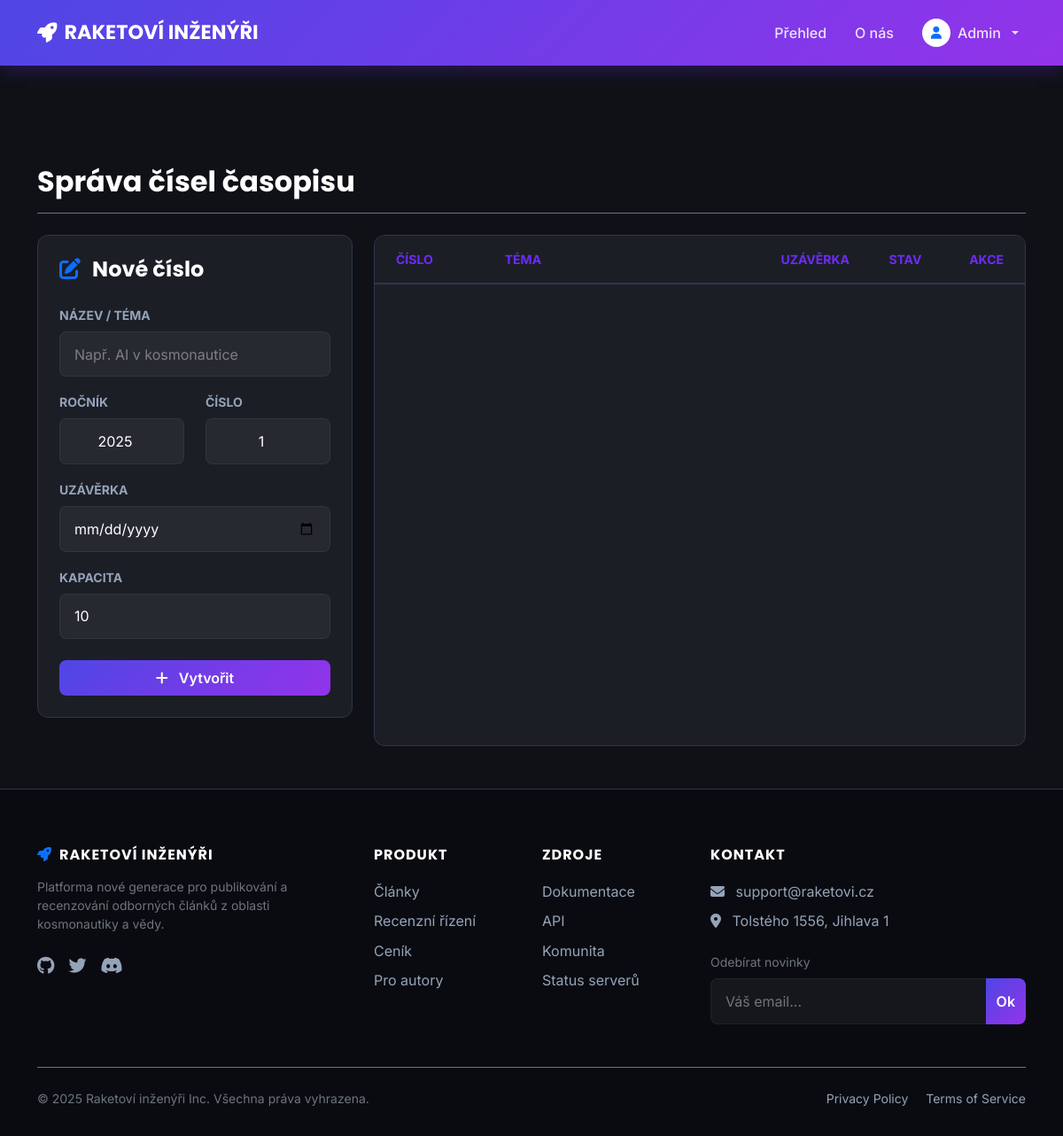
Page /manage_issues.php (signed in) on the earlier database version.
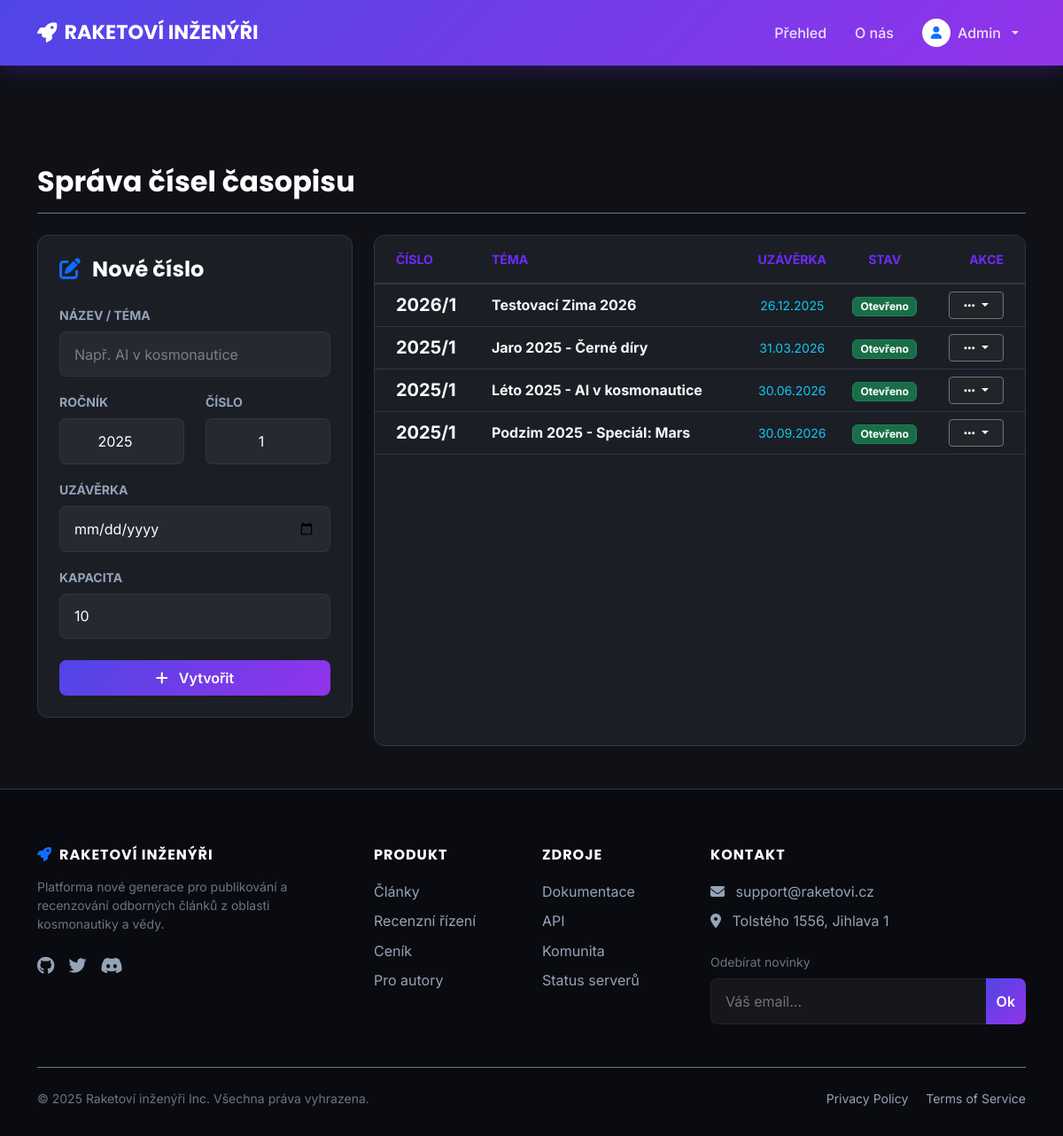
Same page on the later database version.
### tables this page shows
CREATE TABLE `issues` (
  `id` int(11) NOT NULL,
  `nazev` varchar(255) NOT NULL,
  `rocnik` int(11) NOT NULL DEFAULT 2025,
  `cislo` int(11) NOT NULL DEFAULT 1,
  `deadline` date NOT NULL,
  `max_capacity` int(11) NOT NULL DEFAULT 10,
  `status` enum('open','closed','published') NOT NULL DEFAULT 'open'
);

### manage_issues.php (the view, shortened to what this page needs)
<?php
require 'db_connect.php';
require 'header.php';
$editMode = false;
$editData = [];
$result = $db_connection->query("SELECT * FROM issues ORDER BY rocnik DESC, cislo DESC");
function getIssueBadge($status) {
    if ($status === 'open') return '<span class="badge bg-success bg-opacity-75 border border-success px-2 py-1">Otevřeno</span>';
    return $status;
}
?>
<div class="container mt-5 mb-5">
    <div class="d-flex justify-content-between align-items-center mb-4 border-bottom border-secondary pb-3 flex-wrap gap-3">
        <h2 class="text-white mb-0">Správa čísel časopisu</h2>
    </div>
    <div class="row g-4">
        <div class="col-lg-4 order-lg-1 order-2">
            <div class="article-card p-4 sticky-top" style="top: 100px; z-index: 1;">
                <h4 class="text-white mb-4">
                    <i class="fa-solid fa-pen-to-square me-2 text-primary"></i>
                    <?= $editMode ? 'Upravit údaje' : 'Nové číslo' ?>
                </h4>
                <form method="POST">
                    <div class="mb-3">
                        <label class="form-label text-muted small fw-bold">NÁZEV / TÉMA</label>
                        <input type="text" name="nazev" class="form-control" required
                               placeholder="Např. AI v kosmonautice"
                               value="<?= htmlspecialchars($editData['nazev'] ?? '') ?>">
                    </div>
                    <div class="row">
                        <div class="col-6 mb-3">
                            <label class="form-label text-muted small fw-bold">ROČNÍK</label>
                            <input type="number" name="rocnik" class="form-control text-center" required
                                   value="<?= $editData['rocnik'] ?? date('Y') ?>">
                        </div>
                        <div class="col-6 mb-3">
                            <label class="form-label text-muted small fw-bold">ČÍSLO</label>
                            <input type="number" name="cislo" class="form-control text-center" required
                                   value="<?= $editData['cislo'] ?? 1 ?>">
                        </div>
                    </div>
                    <div class="mb-3">
                        <label class="form-label text-muted small fw-bold">UZÁVĚRKA</label>
                        <input type="date" name="deadline" class="form-control" required
                               value="<?= $editData['deadline'] ?? '' ?>">
                    </div>
                    <div class="mb-4">
                        <label class="form-label text-muted small fw-bold">KAPACITA</label>
                        <input type="number" name="max_capacity" class="form-control" required
                               value="<?= $editData['max_capacity'] ?? 10 ?>">
                    </div>
                    <button type="submit" class="btn btn-primary w-100 py-2">
                        <?= $editMode ? 'Uložit změny' : '<i class="fa-solid fa-plus me-2"></i> Vytvořit' ?>
                    </button>
                </form>
            </div>
        </div>
        <div class="col-lg-8 order-lg-2 order-1">
            <div class="article-card p-0 h-100">
                <div class="table-responsive">
                    <table class="table mb-0 align-middle table-hover">
                        <thead>
                            <tr class="text-uppercase small text-secondary" style="background: rgba(255,255,255,0.02);">
                                <th class="ps-4 py-3" style="min-width: 100px;">Číslo</th>
                                <th class="py-3" style="width: 40%;">Téma</th>
                                <th class="py-3 text-center">Uzávěrka</th>
                                <th class="py-3 text-center">Stav</th>
                                <th class="pe-4 py-3 text-end">Akce</th>
                            </tr>
                        </thead>
                        <tbody>
                            <?php while($row = $result->fetch_assoc()): ?>
                                <tr>
                                    <td class="ps-4">
                                        <div class="d-flex align-items-center">
                                            <span class="fs-5 fw-bold text-white me-2"><?= $row['rocnik'] ?>/<?= $row['cislo'] ?></span>
                                        </div>
                                    </td>
                                    <td class="fw-bold text-light text-break">
                                        <?= htmlspecialchars($row['nazev']) ?>
                                    </td>
                                    <td class="text-center text-info small text-nowrap">
                                        <?= date("d.m.Y", strtotime($row['deadline'])) ?>
                                    </td>
                                    <td class="text-center text-nowrap">
                                        <?= getIssueBadge($row['status']) ?>
                                    </td>
                                    <td class="pe-4 text-end">
                                        <div class="dropdown">
                                            <button class="btn btn-sm btn-dark border-secondary text-light dropdown-toggle px-3" type="button" data-bs-toggle="dropdown">
                                                <i class="fa-solid fa-ellipsis"></i>
                                            </button>
                                        </div>
                                    </td>
                                </tr>
                            <?php endwhile; ?>
                        </tbody>
                    </table>
                </div>
            </div>
        </div>
    </div>
</div>
<?php
require 'footer.php';
?>

### header.php (shortened to what this page needs)
<!DOCTYPE html>
<html lang="cs">
<head>
    <link rel="stylesheet" href="https://cdnjs.cloudflare.com/ajax/libs/font-awesome/6.4.0/css/all.min.css">
    <link href="https://cdn.jsdelivr.net/npm/bootstrap@5.3.8/dist/css/bootstrap.min.css" rel="stylesheet">
    <link rel="stylesheet" href="css/style.css?v=<?php echo time(); ?>">
</head>
<body>
    <?php if ($GLOBALS['use_nav'] ?? true): ?>
        <nav class="navbar navbar-expand-lg navbar-dark navbar-render sticky-top">
            <div class="container">
                <a class="navbar-brand d-flex align-items-center gap-2" href="index.php">
                    <i class="fa-solid fa-rocket"></i>
                    RAKETOVÍ INŽENÝŘI
                </a>
                <div id="navMenu" class="collapse navbar-collapse">
                    <ul class="navbar-nav ms-auto align-items-center gap-3">
                        <li class="nav-item"><a class="nav-link" href="index.php">Přehled</a></li>
                        <li class="nav-item"><a class="nav-link" href="#">O nás</a></li>
                        <?php if (isset($_SESSION['user_id'])): ?>
                            <li class="nav-item dropdown">
                                <a class="nav-link dropdown-toggle d-flex align-items-center gap-2" href="#" data-bs-toggle="dropdown">
                                    <div class="bg-white text-primary rounded-circle d-flex align-items-center justify-content-center" style="width: 32px; height: 32px;">
                                        <i class="fa-solid fa-user small"></i>
                                    </div>
                                    <span><?= htmlspecialchars($_SESSION['user_jmeno']) ?></span>
                                </a>
                            </li>
                        <?php endif; ?>
                    </ul>
                </div>
            </div>
        </nav>
    <?php endif; ?>

### footer.php (shortened to what this page needs)
<?php if ($GLOBALS['use_foot'] ?? true): ?>
<footer>
    <div class="container">
        <div class="row gy-5">
            <div class="col-lg-4 col-md-12">
                <h5 class="fw-bold text-white mb-3">
                    <i class="fa-solid fa-rocket me-2 text-primary"></i>Raketoví inženýři
                </h5>
                <p class="text-secondary small pe-lg-5">
                    Platforma nové generace pro publikování a recenzování odborných článků z oblasti kosmonautiky a vědy.
                </p>
                <div class="d-flex gap-3 mt-4">
                    <a href="#"><i class="fa-brands fa-github fa-lg"></i></a>
                    <a href="#"><i class="fa-brands fa-twitter fa-lg"></i></a>
                    <a href="#"><i class="fa-brands fa-discord fa-lg"></i></a>
                </div>
            </div>
            <div class="col-lg-2 col-6">
                <h5>Produkt</h5>
                <ul class="list-unstyled">
                    <li><a href="index.php">Články</a></li>
                    <li><a href="#">Recenzní řízení</a></li>
                    <li><a href="#">Ceník</a></li>
                    <li><a href="#">Pro autory</a></li>
                </ul>
            </div>
            <div class="col-lg-2 col-6">
                <h5>Zdroje</h5>
                <ul class="list-unstyled">
                    <li><a href="#">Dokumentace</a></li>
                    <li><a href="#">API</a></li>
                    <li><a href="#">Komunita</a></li>
                    <li><a href="#">Status serverů</a></li>
                </ul>
            </div>
            <div class="col-lg-4 col-md-12">
                <h5>Kontakt</h5>
                <ul class="list-unstyled">
                    <li><a href="#"><i class="fa-solid fa-envelope me-2"></i> support@raketovi.cz</a></li>
                    <li><a href="#"><i class="fa-solid fa-location-dot me-2"></i> Tolstého 1556, Jihlava 1</a></li>
                </ul>
                <div class="mt-4">
                    <p class="small text-secondary mb-2">Odebírat novinky</p>
                    <div class="input-group">
                        <input type="email" class="form-control bg-dark border-secondary text-white placeholder-gray" placeholder="Váš email...">
                        <button class="btn btn-primary">Ok</button>
                    </div>
                </div>
            </div>
        </div>
        <div class="border-top border-secondary mt-5 pt-4 text-center text-secondary small">
            <div class="row">
                <div class="col-md-6 text-md-start">
                    &copy; <?= date('Y') ?> Raketoví inženýři Inc. Všechna práva vyhrazena.
                </div>
                <div class="col-md-6 text-md-end mt-2 mt-md-0">
                    <a href="#" class="me-3">Privacy Policy</a>
                    <a href="#">Terms of Service</a>
                </div>
            </div>
        </div>
    </div>
</footer>
<?php endif; ?>
</body>
</html>

### css/style.css (style rules this page uses)
:root { --bg-dark: #0f1117; --bg-card: #1c1e26; --bg-footer: #0a0b10; --primary-purple: #6e2bf9; --neon-cyan: #00d2ff; --primary-gradient: linear-gradient(135deg, #4f46e5 0%, #9333ea 100%); --text-white: #ffffff; --text-gray: #94a3b8; --border-color: #2d3748; }
html, body { font-family: 'Inter', sans-serif; background-color: var(--bg-dark); color: var(--text-white); min-height: 100vh; display: flex; flex-direction: column; cursor: url('../media/raketa.svg') 0 0, auto; }
h1, h2, h3, h4, h5, .navbar-brand { font-family: 'Poppins', sans-serif; font-weight: 700; }
a, button, .btn { cursor: pointer; text-decoration: none !important; }
.text-muted { color: #94a3b8 !important; }
.btn, .nav-link, .article-card, input, .form-control, .dropdown-item { transition: all 0.5s cubic-bezier(0.4, 0, 0.2, 1) !important; }
button[type="submit"], .btn-primary { background: var(--primary-gradient); border: none; border-radius: 8px; color: white; font-weight: 600; position: relative; overflow: hidden; z-index: 1; }
.btn-primary::after, button[type="submit"]::after { content: ''; position: absolute; top: 0; left: -100%; width: 50%; height: 100%; background: linear-gradient(to right, rgba(255, 255, 255, 0) 0%, rgba(255, 255, 255, 0.3) 50%, rgba(255, 255, 255, 0) 100%); transform: skewX(-25deg); transition: none; z-index: -1; }
input, select, .form-control, textarea { background-color: rgba(255, 255, 255, 0.05) !important; border: 1px solid rgba(255, 255, 255, 0.1) !important; color: white !important; padding: 0.8rem 1rem; border-radius: 8px; width: 100%; }
::placeholder { color: rgba(255, 255, 255, 0.4) !important; opacity: 1; }
label { margin-bottom: 0.5rem; color: #e2e8f0; font-size: 0.9rem; font-weight: 500; }
.input-group { display: flex !important; flex-wrap: nowrap !important; align-items: stretch; width: 100%; }
.input-group .form-control { width: auto !important; flex: 1 1 auto; margin-bottom: 0 !important; }
.input-group .btn, .input-group .input-group-text { width: auto !important; margin-top: 0 !important; }
.input-group .form-control:first-child { border-top-right-radius: 0; border-bottom-right-radius: 0; }
.input-group .btn:last-child { border-top-left-radius: 0; border-bottom-left-radius: 0; }
.article-card { background-color: var(--bg-card); border: 1px solid var(--border-color); border-radius: 12px; overflow: hidden; color: var(--text-white); }
.table { color: var(--text-gray); border-color: var(--border-color); }
.table> :not(caption)>*>* { background-color: transparent; color: var(--text-white); border-bottom-color: var(--border-color); }
.table thead th { background-color: var(--bg-card); color: var(--primary-purple); border-bottom: 2px solid var(--border-color); }
.navbar-render { background: var(--primary-gradient); box-shadow: 0 4px 20px rgba(110, 43, 249, 0.3); padding: 0.8rem 0; }
.navbar-brand { color: white !important; font-size: 1.4rem; }
.nav-link { color: rgba(255, 255, 255, 0.85) !important; font-weight: 500; }
.article-card { width: 260px; min-width: 260px; }
.container>.article-card, .row .article-card { width: 100% !important; min-width: 100% !important; margin-bottom: 2rem; }
.article-card form .btn { width: 100%; }
.container h2 { text-align: center; margin-top: 4rem; margin-bottom: 2rem; color: var(--text-white); font-weight: 700; }
footer { background-color: var(--bg-footer); border-top: 1px solid var(--border-color); padding-top: 4rem; padding-bottom: 2rem; margin-top: auto; }
footer h5 { color: white; margin-bottom: 1.2rem; font-size: 1rem; text-transform: uppercase; letter-spacing: 1px; }
footer a { color: var(--text-gray); transition: 0.2s; }
footer .list-unstyled li { margin-bottom: 0.6rem; }

Differences in the rows shown:
added issues: rocnik "2026", cislo "1", nazev "Testovací Zima 2026", deadline "26.12.2025", status "Otevřeno"
added issues: rocnik "2025", cislo "1", nazev "Jaro 2025 - Černé díry", deadline "31.03.2026", status "Otevřeno"
added issues: rocnik "2025", cislo "1", nazev "Léto 2025 - AI v kosmonautice", deadline "30.06.2026", status "Otevřeno"
added issues: rocnik "2025", cislo "1", nazev "Podzim 2025 - Speciál: Mars", deadline "30.09.2026", status "Otevřeno"
